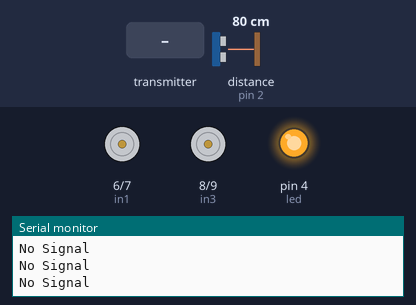
Recording of a sketch running on a simulated Arduino Uno, built with avr-gcc and run on an emulated ATmega328P. Parts: motor-driver pin pairs drawn as motors (green arrow = first pin HIGH = forward, orange = second pin HIGH = backward, longer = more drive), output pins drawn as LEDs (lit = HIGH), the last lines printed to the serial monitor. The inputs (shaded band) are chosen by the test bench; at power-on: distance to the obstacle (sensor on pin 2) 80 cm. The echo pulse lasts 58.3 µs per cm; no radio packets arrive unless stated; pins used as bus, display or sensor lines are not drawn.

Above: at 1.2 s.
1.3 s: the transmitter starts sending command = 1
At 2.4 s:
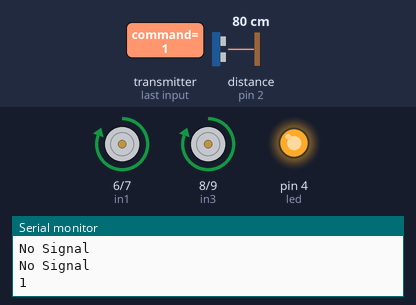
2.8 s: distance to the obstacle (sensor on pin 2) set to 22 cm
4.3 s: distance to the obstacle (sensor on pin 2) set to 18 cm
At 5.8 s:
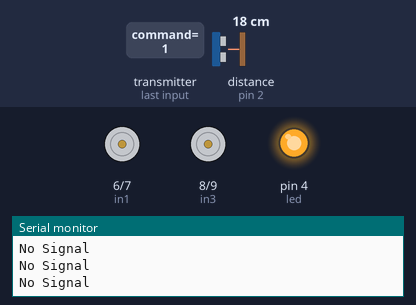
7.3 s: distance to the obstacle (sensor on pin 2) set to 35 cm
At 8.5 s:
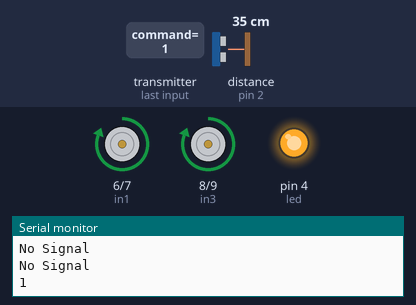
Timing chart, 0 to 9.8 s (numbered marks = the images above; inputs shaded):
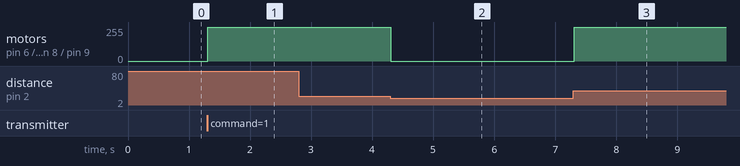

Measured:
- the behaviour switches between 20 and 19 cm on distance to the obstacle (sensor on pin 2) (found by bisection; images 1 and 2)
- after the input at 1.3 s, motor on pin 6 (in1) / pin 7 (in2), motor on pin 8 (in3) / pin 9 (in4): stopped → forward 255/255 at once
- after the input at 4.3 s, motor on pin 6 (in1) / pin 7 (in2), motor on pin 8 (in3) / pin 9 (in4): forward 255/255 → stopped at once
- after the input at 7.3 s, motor on pin 6 (in1) / pin 7 (in2), motor on pin 8 (in3) / pin 9 (in4): stopped → forward 255/255 at once

The sketch:

Auto.ino
```cpp
#include <SPI.h>
#include <nRF24L01.h>
#include <RF24.h>

//Wireless Transciever
const int CE = 3;
const int CSN = 10;

//Ultrasonic Pins
const int trigPin = 5;    // Trigger
const int echoPin = 2;    // Echo
long duration, cm;

//Motor Driver Pins
// motor one

const int in1 = 6;
int in2 = 7;
// motor two

const int in3 = 8;
const int in4 = 9;

//LED Pins
const int led = 4;

//Declare Wireless Transciever
RF24 radio(CE, CSN);
const byte address[6] = "00001";

int ping();

void setup() {
  Serial.begin(9600);

  //Initiallize Pins:

  pinMode(in1, OUTPUT);
  pinMode(in2, OUTPUT);
  pinMode(in3, OUTPUT);
  pinMode(in4, OUTPUT);
  pinMode(trigPin, OUTPUT);
  pinMode(echoPin, INPUT);
  pinMode(led, OUTPUT);

  //Setup Transciever
  radio.begin();
  radio.openReadingPipe(0, address);
  radio.setPALevel(RF24_PA_LOW);
  radio.startListening();
  //Calibrate Motors:
  //Check for obstacle (distance = d1)
  //Rotate for approximately 15/25 degrees
  //Move forward for 1 second
  //Check distance again and note displacement

  //Set Motor Speed using PWM
  analogWrite(led, 255);
}

void loop() {
  bool obstacle = false;
  int command = 0;
  if (radio.available()) {
    analogWrite(led, 0);
    radio.read(&command, sizeof(command));
    Serial.println(command);
    analogWrite(led, 255);
      if(command == 1) { //Forward
      while(!obstacle){
        if(ping() < 20){
          obstacle = true;
          continue;
        }
        else{
          digitalWrite(in1, HIGH);
          digitalWrite(in2, LOW);
          digitalWrite(in3, HIGH);
          digitalWrite(in4, LOW);
          delay(50);
          digitalWrite(in1, LOW);
          digitalWrite(in2, LOW);
          digitalWrite(in3, LOW);
          digitalWrite(in4, LOW);
        }
      }
    }
    else if(command == 2){
      while(!obstacle){
        if(ping() < 20){
          obstacle = true;
          continue;
        }
        else{
          digitalWrite(in1, LOW);
          digitalWrite(in2, HIGH);
          digitalWrite(in3, LOW);
          digitalWrite(in4, HIGH);
          delay(50);
          digitalWrite(in1, LOW);
          digitalWrite(in2, LOW);
          digitalWrite(in3, LOW);
          digitalWrite(in4, LOW);
        }
      }
    }
    else if(command == 3){
      digitalWrite(in1, HIGH);
      digitalWrite(in2, LOW);
      digitalWrite(in3, LOW);
      digitalWrite(in4, HIGH);
      delay(50);
      digitalWrite(in1, LOW);
      digitalWrite(in2, LOW);
      digitalWrite(in3, LOW);
      digitalWrite(in4, LOW);
    }
    else if(command == 4){
      digitalWrite(in1, LOW);
      digitalWrite(in2, HIGH);
      digitalWrite(in3, HIGH);
      digitalWrite(in4, LOW);
      delay(50);
      digitalWrite(in1, LOW);
      digitalWrite(in2, LOW);
      digitalWrite(in3, LOW);
      digitalWrite(in4, LOW);
    }
    else{ Serial.println("Nothing to see here..."); }
    obstacle = false;
  }
  else{ Serial.println("No Signal"); }
}

int ping(){
  //Ping the Surroundings
  // The sensor is triggered by a HIGH pulse of 10 or more microseconds.
  // Give a short LOW pulse beforehand to ensure a clean HIGH pulse:
  digitalWrite(trigPin, LOW);
  delayMicroseconds(5);
  digitalWrite(trigPin, HIGH);
  delayMicroseconds(10);
  digitalWrite(trigPin, LOW);

  // Read the signal from the sensor: a HIGH pulse whose
  // duration is the time (in microseconds) from the sending
  // of the ping to the reception of its echo off of an object.
  pinMode(echoPin, INPUT);
  duration = pulseIn(echoPin, HIGH);

  // Convert the time into a distance
  cm = (duration/2) / 29.1;     // Divide by 29.1 or multiply by 0.0343
  //Serial.println(cm);
  return cm;
}
```
